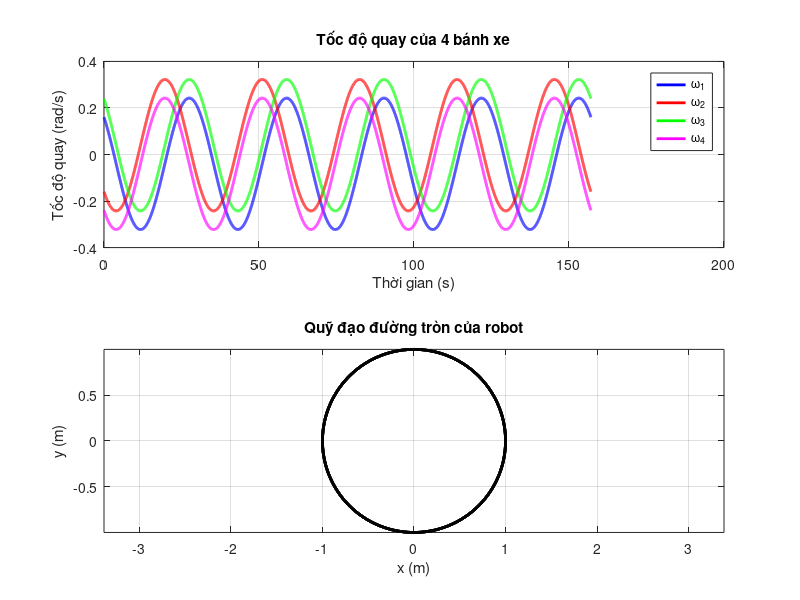

The MATLAB script that drew this image:
% Mô phỏng bài toán động học ngược cho AGV kiểu bánh xe Mecanum với quỹ đạo đường tròn
clear all; clc;

% Thiết lập tham số
r = 0.05; % Bán kính bánh xe (m)
l = 0.2; % Khoảng cách từ tâm robot đến bánh xe (m)
R = 1; % Bán kính quỹ đạo (m)
omega_c = 0.2; % Tốc độ góc quỹ đạo (rad/s)

% Thời gian mô phỏng
t_start = 0;
t_end = 10 * pi / omega_c; % Thời gian cho 1 vòng tròn
dt = 0.01; % Bước thời gian
t = t_start:dt:t_end;
n_steps = length(t);

% Tính vận tốc trong hệ cố định dựa trên quỹ đạo đường tròn
x_dot = -R * omega_c * sin(omega_c * t); % Vận tốc theo x
y_dot = R * omega_c * cos(omega_c * t); % Vận tốc theo y
theta_dot = omega_c * ones(n_steps, 1); % Vận tốc góc (giữ nguyên hướng)

% Ma trận J (phương trình 1.1, phụ thuộc vào theta ban đầu)
theta_initial = 0; % Góc ban đầu
J = [cos(theta_initial) -sin(theta_initial) 0; ...
     sin(theta_initial)  cos(theta_initial) 0; ...
     0                  0                  1];

% Ma trận H (phương trình 1.8, kích thước 4x3)
H = r * [1  1  -l; ...
         1 -1   l; ...
         1  1   l; ...
         1 -1  -l];

% Ma trận nghịch đảo H^-1 (phương trình 1.10, kích thước 3x4)
H_inv = (1/r) * [1  1  1   1; ...
                 1 -1  1  -1; ...
                -1/l 1/l 1/l -1/l];

% Khởi tạo mảng lưu trữ kết quả
omega1 = zeros(n_steps, 1); % Tốc độ quay bánh xe 1
omega2 = zeros(n_steps, 1); % Tốc độ quay bánh xe 2
omega3 = zeros(n_steps, 1); % Tốc độ quay bánh xe 3
omega4 = zeros(n_steps, 1); % Tốc độ quay bánh xe 4

% Mô phỏng
for i = 1:n_steps
    % Bước 1: Tính vận tốc trong hệ robot [v_x; v_y; omega] = J^T * [x_dot; y_dot; theta_dot] (phương trình 1.1 ngược)
    J_transpose = J'; % Ma trận chuyển vị của J
    fixed_vel = [x_dot(i); y_dot(i); theta_dot(i)];
    robot_vel = J_transpose * fixed_vel; % [v_x; v_y; omega]
    v_x = robot_vel(1);
    v_y = robot_vel(2);
    omega = robot_vel(3);
    
    % Bước 2: Tính vận tốc bánh xe V = H * [v_x; v_y; omega] (phương trình 1.8)
    V = H * [v_x; v_y; omega];
    v1 = V(1);
    v2 = V(2);
    v3 = V(3);
    v4 = V(4);
    
    % Bước 3: Tính tốc độ quay Omega = V / r (phương trình 1.14, đơn giản hóa)
    omega1(i) = v1 / r;
    omega2(i) = v2 / r;
    omega3(i) = v3 / r;
    omega4(i) = v4 / r;
end

% Vẽ kết quả
figure;
subplot(2, 1, 1);
plot(t, omega1, 'b-', 'LineWidth', 2); hold on;
plot(t, omega2, 'r-', 'LineWidth', 2);
plot(t, omega3, 'g-', 'LineWidth', 2);
plot(t, omega4, 'm-', 'LineWidth', 2);
xlabel('Thời gian (s)');
ylabel('Tốc độ quay (rad/s)');
legend('\omega_1', '\omega_2', '\omega_3', '\omega_4');
title('Tốc độ quay của 4 bánh xe');
grid on;

subplot(2, 1, 2);
plot(R * cos(omega_c * t), R * sin(omega_c * t), 'k-', 'LineWidth', 2);
xlabel('x (m)');
ylabel('y (m)');
title('Quỹ đạo đường tròn của robot');
grid on;
axis equal;